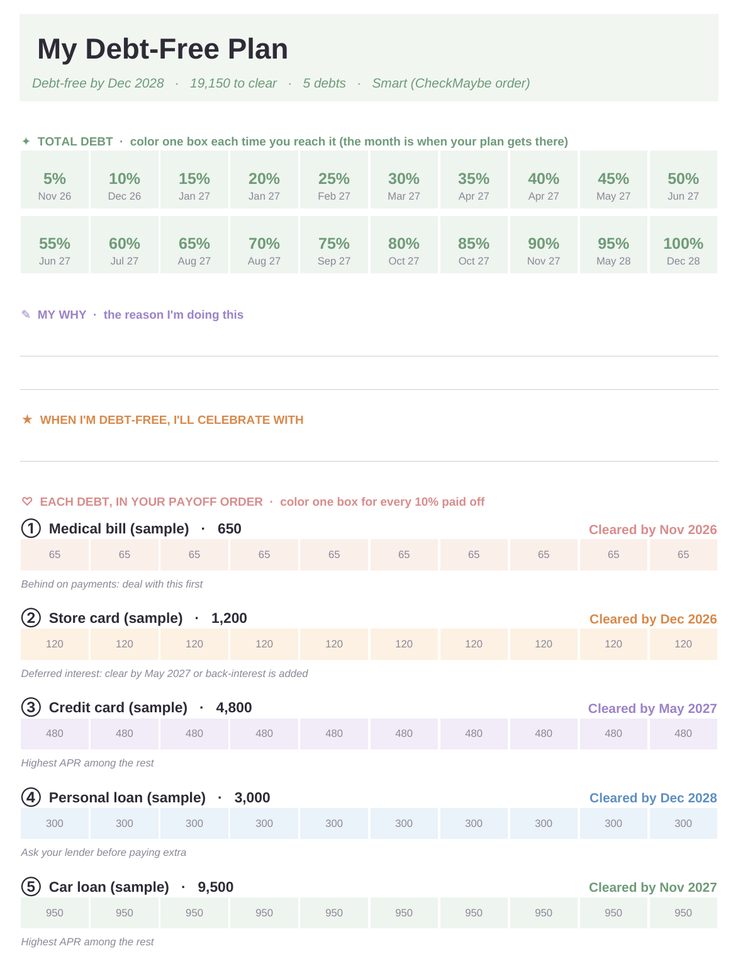
#> input picture products/debt-payoff-planner/images/crops/print_page.png, 738 x 956 px, shrunk from 1173 x 1518 before the run
$ python build_pins_v12.py
#> lines starting #> are read from the running program, lines starting #| are printed output that depends on the picture
"""v12 pins (2026-11-07): Debt Payoff Planner Print tab. Light look (matches the printable), 1000x1500.
Screens are the real Print tab render with the made-up example debts. Copy and links: pins-v12.md.
Usage: python3 build_pins_v12.py
"""
import os, subprocess
from PIL import Image
HERE = os.path.dirname(os.path.abspath(__file__))
SRC = os.path.abspath(os.path.join(HERE, "..", "..", "..", "products", "debt-payoff-planner", "images", "crops", "print_page.png"))
TMP = "/tmp/cm-pins-v12"; os.makedirs(TMP, exist_ok=True)
page = Image.open(SRC); W, H = page.size
#> further down, page is the input picture: PIL image 738x956 RGB; mean R, G, B 245.7, 246.2, 245
#> after `W, H = page.size`: W = 738; H = 956
page.save(f"{TMP}/full.png")
page.crop((0, int(H * .512), W, H)).save(f"{TMP}/debts.png")       # each-debt section
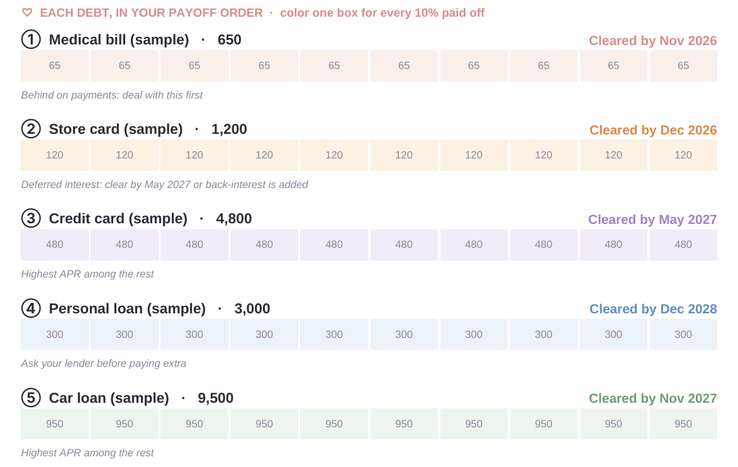
#> saved as debts.png: PIL image 738x467 RGB; mean R, G, B 246.6, 245.2, 245.2
page.crop((0, 0, W, int(H * .302))).save(f"{TMP}/total.png")          # title + total boxes
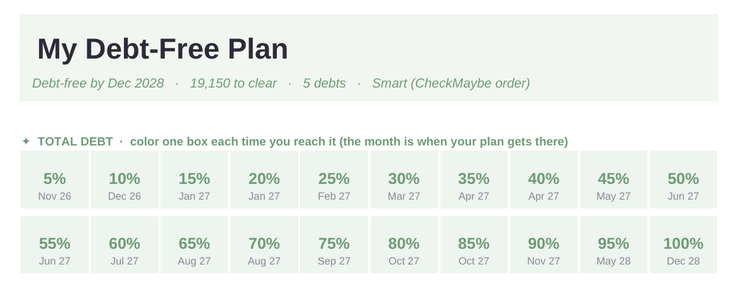
#> saved as total.png: PIL image 738x288 RGB; mean R, G, B 238.5, 243.1, 238.9
img = lambda k, style: f'<div class="shot" style="{style}"><img src="file://{TMP}/{k}.png"></div>'
CSS = """*{box-sizing:border-box;margin:0;padding:0}html,body{width:1000px;height:1500px;overflow:hidden}
body{position:relative;padding:70px 64px;background:#FBF8F3;color:#2E2B36;font-family:"Liberation Sans","DejaVu Sans",sans-serif}
.k{font-size:24px;letter-spacing:.2em;font-weight:700;color:#8C8798;text-transform:uppercase}.k b{color:#6E9B78}
h1{font-weight:800;line-height:1.05;letter-spacing:-.015em}em{font-style:normal;color:#D98C8C}
.sub{color:#5E5A6B;line-height:1.35}
.shot{position:absolute;overflow:hidden;border-radius:14px;background:#fff;border:1px solid #E6E0D6;box-shadow:0 22px 60px rgba(46,43,54,.16)}
.shot img{display:block;width:100%}
.tag{display:inline-block;font-weight:800;border-radius:999px;padding:10px 24px;font-size:26px;background:#6E9B78;color:#fff}
.foot{position:absolute;left:64px;right:64px;bottom:40px;display:flex;justify-content:space-between;font-size:20px;letter-spacing:.12em;text-transform:uppercase;color:#8C8798}
"""
def pin(kicker, body):
    return (f'<!doctype html><html><head><meta charset="utf-8"><style>{CSS}</style></head><body>'
            f'<div class="k">{kicker}</div>{body}<div class="foot"><span>Made-up example · not financial advice</span><span>checkmaybe</span></div></body></html>')
PINS = {
 "pt1-printable-real-numbers": pin("<b>CheckMaybe</b> · Debt payoff tracker",
    '<h1 style="font-size:78px;margin-top:40px">A printable debt tracker<br>with <em>your real numbers</em></h1>'
    '<div class="sub" style="font-size:32px;margin-top:22px">Built from your own payoff plan in Google Sheets.</div>'
    + img("full", "left:130px;top:410px;width:740px")),
 "pt2-color-a-box": pin("<b>CheckMaybe</b> · Debt payoff coloring page",
    '<h1 style="font-size:84px;margin-top:40px">Color one box<br>for every <em>10% paid off</em></h1>'
    '<div class="sub" style="font-size:32px;margin-top:22px">Each box is a real amount from your plan,<br>with your debts in payoff order.</div>'
    + img("debts", "left:64px;top:560px;width:872px")
    + '<div style="position:absolute;left:64px;top:1290px"><span class="tag">Google Sheets + printable</span></div>'),
 "pt3-debt-free-month": pin("<b>CheckMaybe</b> · Debt-free plan",
    '<h1 style="font-size:84px;margin-top:40px">Know the month<br>you\'ll be <em>debt-free</em></h1>'
    '<div class="sub" style="font-size:32px;margin-top:22px">Every 5% of your total, with the month your plan<br>gets there. Print it and color as you go.</div>'
    + img("total", "left:64px;top:600px;width:872px")
    + '<div style="position:absolute;left:64px;top:1080px;width:872px;font-size:30px;line-height:1.45;color:#5E5A6B">'
      '✓ Snowball, avalanche and 2 more orders compared<br>✓ 0% deadlines and early-payoff fees checked<br>✓ Change your debts and the page updates</div>'),
}
OUT = os.path.join(HERE, "pins"); os.makedirs(OUT, exist_ok=True)
for name, html in PINS.items():
    hp = f"{TMP}/{name}.html"; open(hp, "w").write(html)
    out = os.path.join(OUT, f"checkmaybe-pin-{name}.png")
#> (the run stopped early here; a loop or call above may not have finished)
